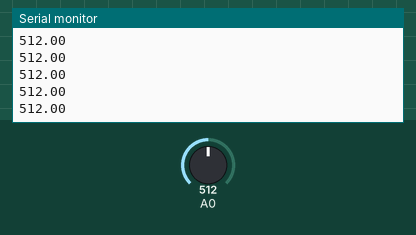
This sketch was run on a simulated Arduino Uno, built with avr-gcc and run on an emulated ATmega328P. Parts: the last lines printed to the serial monitor. The inputs (shaded band) are chosen by the test bench; at power-on: A0 = 512.

Above: at 1.2 s.
1.3 s: A0 set to 716
At 2.1 s:
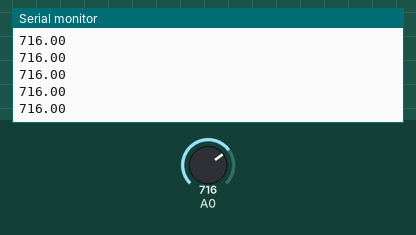
2.8 s: A0 set to 900
At 3.9 s:
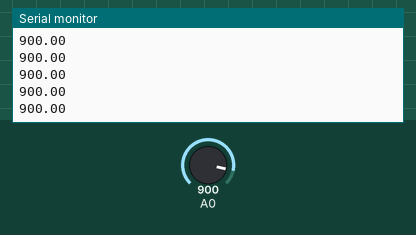
Timing chart, 0 to 5.8 s (numbered marks = the images above; inputs shaded):
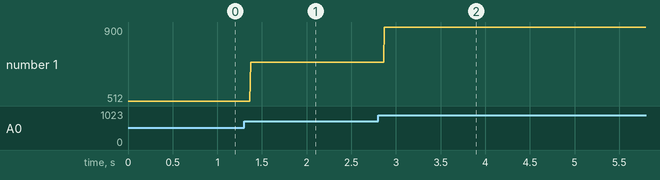

The sketch:

arduino.ino
```cpp
void setup() {
  // put your setup code here, to run once:
  Serial.begin(9600);
}

void loop() {
  double val = analogRead(A0);
  Serial.println(val);
}
```

Measured:
- after the input at 1.3 s, the serial monitor: prints a new line after 0.07 s (image 1)
- after the input at 2.8 s, the serial monitor: prints a new line after 0.07 s (image 2)
- plotted number 1: 512 → 716 after the input at 1.3 s, 716 → 900 after the input at 2.8 s
